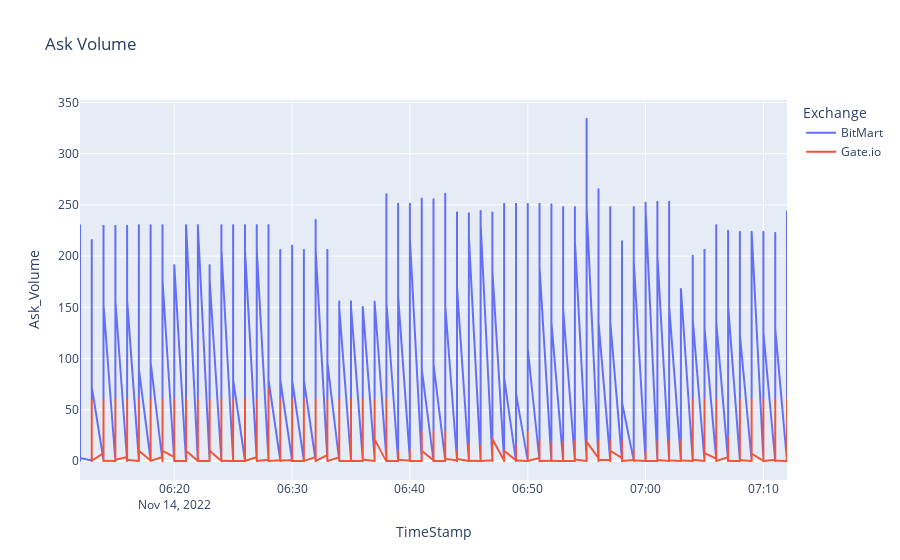

Write notebook code for a chart like this one.
### Code cell
fig=px.line(spread_data[spread_data.Ticker == 'BNB/USDT'], x='TimeStamp',y='Ask_Volume', color="Exchange",title='Ask Volume')
fig.show()

### Figure 1 — Plotly figure (JSON) as saved in the notebook; plotly's stock layout.template omitted (floating-point values rounded to 4 significant figures; data arrays with more than 128 entries replaced by an {"elided": "..."} marker saying what was removed)
{"data": [{"hovertemplate": "Exchange=BitMart<br>TimeStamp=%{x}<br>Ask_Volume=%{y}<extra></extra>", "legendgroup": "BitMart", "line": {"color": "#636efa", "dash": "solid"}, "marker": {"symbol": "circle"}, "mode": "lines", "name": "BitMart", "showlegend": true, "type": "scattergl", "x": {"elided": "2940 str values"}, "xaxis": "x", "y": {"elided": "2940 float values"}, "yaxis": "y"}, {"hovertemplate": "Exchange=Gate.io<br>TimeStamp=%{x}<br>Ask_Volume=%{y}<extra></extra>", "legendgroup": "Gate.io", "line": {"color": "#EF553B", "dash": "solid"}, "marker": {"symbol": "circle"}, "mode": "lines", "name": "Gate.io", "showlegend": true, "type": "scattergl", "x": {"elided": "2940 str values"}, "xaxis": "x", "y": {"elided": "2940 float values"}, "yaxis": "y"}], "layout": {"legend": {"title": {"text": "Exchange"}, "tracegroupgap": 0}, "title": {"text": "Ask Volume"}, "xaxis": {"anchor": "y", "domain": [0, 1], "title": {"text": "TimeStamp"}}, "yaxis": {"anchor": "x", "domain": [0, 1], "title": {"text": "Ask_Volume"}}}}
